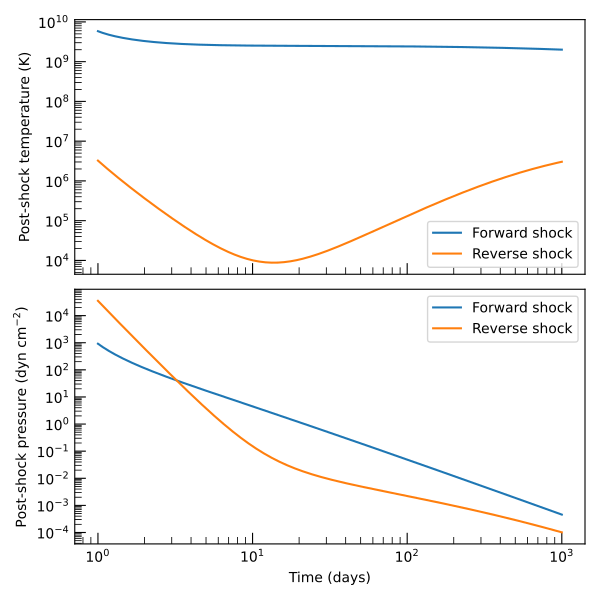

Recreate this plot in Python.
import numpy as np
import matplotlib.pyplot as plt
from astropy import units as u

from trilobite.dynamics.shocks import MechanicalShockEngine, make_homologous_stationary_sources
from trilobite.dynamics.profiles import BrokenPowerLawEjectaProfile, WindCSMProfile
from trilobite.utils.plot_utils import set_plot_style

K, v_t  = BrokenPowerLawEjectaProfile.normalize(1e51 * u.erg, 5.0 * u.Msun, n=10.0, delta=1.0)
G_ej    = BrokenPowerLawEjectaProfile.as_optimized_callable(n=10.0, delta=1.0, K=K, v_t=v_t)
rho_csm = WindCSMProfile.as_optimized_callable(mass_loss_rate=1e-5 * u.Msun / u.yr, wind_velocity=100.0 * u.km / u.s)
rho_1, u_1, rho_4, u_4 = make_homologous_stationary_sources(G_ej, rho_csm)

engine = MechanicalShockEngine()
t_0    = 1.0 * u.day
ic = engine.infer_initial_conditions(
    R_cd_0=1e14 * u.cm, v_cd_0=1e9 * u.cm / u.s,
    t_0=t_0, rho_1=rho_1, rho_4=rho_4, u_1=u_1, u_4=u_4,
)

time  = np.geomspace(1, 1000, 300) * u.day
state = engine.compute_shock_properties(
    time=time,
    rho_1=rho_1, rho_4=rho_4, u_1=u_1, u_4=u_4,
    initial_conditions=ic, t_0=t_0,
)

set_plot_style()
fig, axes = plt.subplots(2, 1, figsize=(6, 6), sharex=True)
t_days = time.to_value(u.day)

axes[0].loglog(t_days, state.post_shock_temperature_fs.to_value(u.K), label="Forward shock")
axes[0].loglog(t_days, state.post_shock_temperature_rs.to_value(u.K), label="Reverse shock")
axes[0].set_ylabel("Post-shock temperature (K)")
axes[0].legend()

axes[1].loglog(t_days, state.post_shock_pressure_fs.to_value(u.dyn / u.cm**2), label="Forward shock")
axes[1].loglog(t_days, state.post_shock_pressure_rs.to_value(u.dyn / u.cm**2), label="Reverse shock")
axes[1].set_ylabel(r"Post-shock pressure (dyn cm$^{-2}$)")
axes[1].set_xlabel("Time (days)")
axes[1].legend()

plt.tight_layout()
plt.show()
